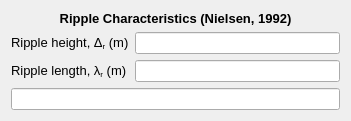
           <widget class="QWidget" name="formLayoutWidget_11">
            <property name="geometry">
             <rect>
              <x>20</x>
              <y>680</y>
              <width>351</width>
              <height>96</height>
             </rect>
            </property>
            <layout class="QFormLayout" name="formLayout_13">
             <item row="1" column="0">
              <widget class="QLabel" name="rippleHeight_Wave_lbl">
               <property name="font">
                <font>
                 <family>MS Shell Dlg 2</family>
                 <pointsize>10</pointsize>
                </font>
               </property>
               <property name="text">
                <string>&lt;html&gt;&lt;head/&gt;&lt;body&gt;&lt;p&gt;Ripple height, Δ&lt;span style=&quot; vertical-align:sub;&quot;&gt;r&lt;/span&gt; (m)&lt;/p&gt;&lt;/body&gt;&lt;/html&gt;</string>
               </property>
              </widget>
             </item>
             <item row="1" column="1">
              <widget class="QLineEdit" name="rippleHeight_Wave_txt">
               <property name="readOnly">
                <bool>true</bool>
               </property>
              </widget>
             </item>
             <item row="2" column="0">
              <widget class="QLabel" name="rippleLength_Wave_lbl">
               <property name="font">
                <font>
                 <family>MS Shell Dlg 2</family>
                 <pointsize>10</pointsize>
                </font>
               </property>
               <property name="text">
                <string>&lt;html&gt;&lt;head/&gt;&lt;body&gt;&lt;p&gt;Ripple length, λ&lt;span style=&quot; vertical-align:sub;&quot;&gt;r&lt;/span&gt; (m)&lt;/p&gt;&lt;/body&gt;&lt;/html&gt;</string>
               </property>
              </widget>
             </item>
             <item row="2" column="1">
              <widget class="QLineEdit" name="rippleLength_Wave_txt">
               <property name="readOnly">
                <bool>true</bool>
               </property>
              </widget>
             </item>
             <item row="0" column="0" colspan="2">
              <widget class="QLabel" name="rippleCharacteristics_lbl_2">
               <property name="font">
                <font>
                 <family>MS Shell Dlg 2</family>
                 <pointsize>10</pointsize>
                 <weight>75</weight>
                 <bold>true</bold>
                </font>
               </property>
               <property name="text">
                <string>&lt;html&gt;&lt;head/&gt;&lt;body&gt;&lt;p align=&quot;center&quot;&gt;Ripple Characteristics (Nielsen, 1992)&lt;/p&gt;&lt;/body&gt;&lt;/html&gt;</string>
               </property>
              </widget>
             </item>
             <item row="3" column="0" colspan="2">
              <widget class="QLineEdit" name="rippleControl_wave_txt">
               <property name="font">
                <font>
                 <weight>75</weight>
                 <bold>true</bold>
                </font>
               </property>
               <property name="readOnly">
                <bool>true</bool>
               </property>
              </widget>
             </item>
            </layout>
           </widget>
